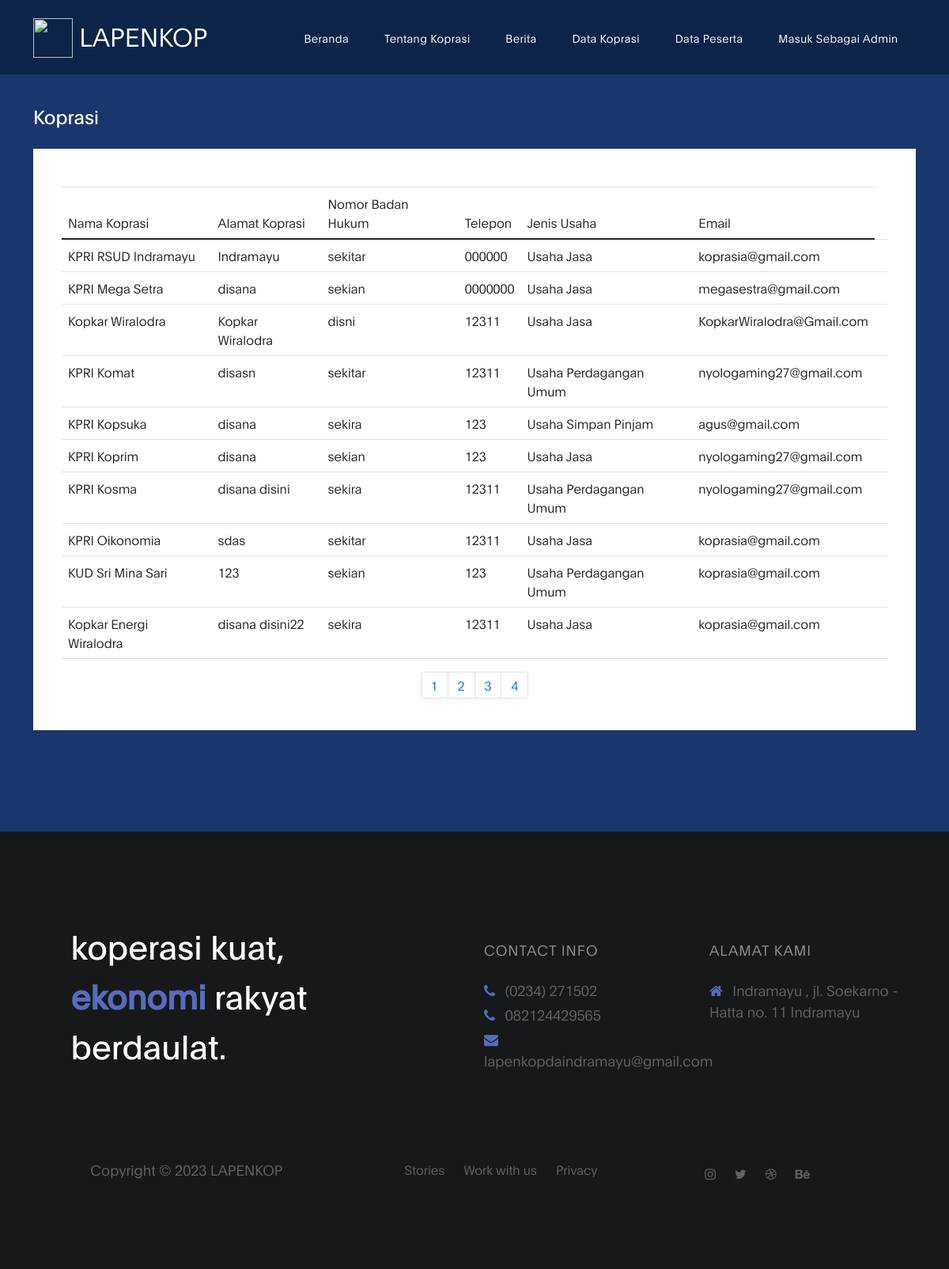
/main-pengunjung.php?module=koprasi, run on the app's committed database.
### tables this page shows
CREATE TABLE `tbl_koprasi` (
  `id_koprasi` int(50) NOT NULL,
  `nama_koprasi` varchar(50) NOT NULL,
  `alamat` varchar(50) NOT NULL,
  `badan_hukum` varchar(50) NOT NULL,
  `telepon` varchar(50) NOT NULL,
  `jenis_usaha` enum('Usaha Simpan Pinjam','Usaha Perdagangan Umum','Usaha Jasa') NOT NULL,
  `email` text NOT NULL,
  `jadwal_pelatihan` date NOT NULL
);

### main-pengunjung.php (the view, shortened to what this page needs)
<!DOCTYPE html>
<html lang="en">
<head>
  <link rel="stylesheet" href="assets/css/bootstrap.min.css">
  <link rel="stylesheet" href="assets/css/font-awesome.min.css">
  <link rel="stylesheet" href="assets/css/aos.css">
  <link rel="stylesheet" href="assets/css/owl.carousel.min.css">
  <link rel="stylesheet" href="assets/css/owl.theme.default.min.css">
  <link href="https://cdn.jsdelivr.net/npm/bootstrap@5.0.2/dist/css/bootstrap.min.css" rel="stylesheet">
  <link rel="stylesheet" href="assets/css/templatemo-digital-trend.css">
  <link rel="stylesheet" type="text/css" href="assets/sweetalert2/sweetalert2.css">
</head>
<body>
  <nav class="navbar fixed-top navbar-expand-lg">
    <div class="container">
      <a class="navbar-brand" href="#">
        <img src="https://cdn.discordapp.com/attachments/1086877082870616145/1113408262004551730/favicon.png" alt="" width="50" height="50" class="d-inline-block align-text-top">
        LAPENKOP
      </a>
      <div class="collapse navbar-collapse" id="navbarNav">
        <ul class="navbar-nav ml-auto">
          <li class="nav-item">
            <a href="?module=dashboard" class="nav-link smoothScroll">Beranda</a>
          </li>
          <li class="nav-item">
            <a href="?module=dashboard" class="nav-link smoothScroll">Tentang Koprasi</a>
          </li>
          <li class="nav-item">
            <a href="?module=berita" class="nav-link smoothScroll">Berita</a>
          </li>
          <li class="nav-item">
            <a href="main-pengunjung.php?module=koprasi" class="nav-link smoothScroll">Data Koprasi</a>
          </li>
          <li class="nav-item">
            <a href="main-pengunjung.php?module=peserta" class="nav-link">Data Peserta</a>
          </li>
          <li class="nav-item">
            <a class="nav-link" data-toggle="modal" data-target="#exitpage" href="">Masuk Sebagai Admin</a>
          </li>
        </ul>
      </div>
    </div>
  </nav>
  <br>
  <br>
  <?php include "content-pengunjung.php"; ?>
  <footer class="site-footer">
    <div class="container">
      <div class="row">
        <div class="col-lg-5 mx-lg-auto col-md-8 col-10">
          <h1 class="text-white" data-aos="fade-up" data-aos-delay="100"> koperasi kuat, <strong>ekonomi</strong> rakyat berdaulat.</h1>
        </div>
        <div class="col-lg-3 col-md-6 col-12" data-aos="fade-up" data-aos-delay="200">
          <h4 class="my-4">Contact Info</h4>
          <p class="mb-1">
            <i class="fa fa-phone mr-2 footer-icon"></i>
            (0234) 271502
          </p>
          <p class="mb-1">
            <i class="fa fa-phone mr-2 footer-icon"></i>
            082124429565
          </p>
          <p>
            <a href="#">
              <i class="fa fa-envelope mr-2 footer-icon"></i>
              lapenkopdaindramayu@gmail.com
            </a>
          </p>
        </div>
        <div class="col-lg-3 col-md-6 col-12" data-aos="fade-up" data-aos-delay="300">
          <h4 class="my-4">Alamat Kami</h4>
          <p class="mb-1">
            <i class="fa fa-home mr-2 footer-icon"></i>
            Indramayu , jl. Soekarno - Hatta no. 11 Indramayu
          </p>
        </div>
        <div class="col-lg-4 mx-lg-auto text-center col-md-8 col-12" data-aos="fade-up" data-aos-delay="400">
          <p class="copyright-text">Copyright &copy; 2023 LAPENKOP
            <br>
        </div>
        <div class="col-lg-4 mx-lg-auto col-md-6 col-12" data-aos="fade-up" data-aos-delay="500">
          <ul class="footer-link">
            <li><a href="#">Stories</a></li>
            <li><a href="#">Work with us</a></li>
            <li><a href="#">Privacy</a></li>
          </ul>
        </div>
        <div class="col-lg-3 mx-lg-auto col-md-6 col-12" data-aos="fade-up" data-aos-delay="600">
          <ul class="social-icon">
            <li><a href="#" class="fa fa-instagram"></a></li>
            <li><a href="#" class="fa fa-twitter"></a></li>
            <li><a href="#" class="fa fa-dribbble"></a></li>
            <li><a href="#" class="fa fa-behance"></a></li>
          </ul>
        </div>
      </div>
    </div>
  </footer>
</body>
</html>

### views/pengunjung/data_koprasi/koprasi.php (shortened to what this page needs)
<section class="hero hero-bg d-flex justify-content-center align-items-center">
  <div class="container">
    <?php
    $db = dbConnect();
    if ($db->connect_errno == 0) {
      $jumlahItemPerHalaman = 10;
      $halamanSaatIni = isset($_GET['halaman']) ? $_GET['halaman'] : 1;
      $offset = ($halamanSaatIni - 1) * $jumlahItemPerHalaman;
      $queryTotalItem = "SELECT COUNT(*) as total FROM tbl_koprasi";
      $resultTotalItem = mysqli_query($db, $queryTotalItem);
      $rowTotalItem = mysqli_fetch_assoc($resultTotalItem);
      $totalItem = $rowTotalItem['total'];
      $totalHalaman = ceil($totalItem / $jumlahItemPerHalaman);
    ?>
      <div class="d-flex flex-column flex-lg-row mb-4">
        <div class="flex-grow-1 d-flex align-items-center">
          <h3 class="text-white">Koprasi</h3>
        </div>
      </div>
      <div class="bg-white rounded-4 shadow-sm p-4 mb-5">
        <br>
        <div class="container">
          <table class="table">
            <thead>
              <tr>
                <th scope="col">Nama Koprasi</th>
                <th scope="col">Alamat Koprasi</th>
                <th scope="col">Nomor Badan Hukum</th>
                <th scope="col">Telepon</th>
                <th scope="col">Jenis Usaha</th>
                <th scope="col">Email</th>
              </tr>
            </thead>
            <tbody>
              <?php
              $sql = "select * from tbl_koprasi LIMIT $offset, $jumlahItemPerHalaman";
              $res = $db->query($sql);
              if ($res) {
                $data = $res->fetch_row();
                do {
                  list($id_koprasi, $nama_koprasi, $alamat, $badan_hukum, $telepon, $jenis_usaha, $email) = $data;
              ?>
                  <tr>
                    <td><?= $nama_koprasi ?></td>
                    <td><?= $alamat ?></td>
                    <td><?= $badan_hukum ?></td>
                    <td><?= $telepon ?></td>
                    <td><?= $jenis_usaha ?></td>
                    <td><?= $email ?></td>
                    <td>
                    <?php
                  } while ($data = $res->fetch_row());
                    ?>
          </table>
          <div class="row">
            <nav aria-label="Page navigation example">
              <ul class="pagination justify-content-center">
                <?php for ($i = 1; $i <= $totalHalaman; $i++) { ?>
                  <li class="page-item"><a class="page-link" href="?module=koprasi&halaman=<?php echo $i; ?>"><?php echo $i; ?></a></li>
                <?php } ?>
              </ul>
            </nav>
          </div>
        </div>
      </div>
  </div>
<?php
              } else
                echo "<div style='color: white'>Gagal Eksekusi SQL" . (DEVELOPMENT ? " : " . $db->error : "") . "<br></div>";
            } else
              echo "<div style='color: white'>Gagal koneksi" . (DEVELOPMENT ? " : " . $db->connect_error : "") . "<br></div>";
?>
</section>

### assets/css/templatemo-digital-trend.css (style rules this page uses)
:root { --primary-color: #19376D; --secondary-color: #576CBC; --white-color: #ffffff; --dark-color: #171819; --project-bg: #f0f8ff; --menu-bg: #0B2447; --title-color: #15141a; --gray-color: #909090; --link-color: #404040; --p-color: #666262; --base-font-family: 'Plain-Light', sans-serif; --title-font-family: 'Plain-Regular', sans-serif; --font-bold-family: 'Plain-Bold', sans-serif; --font-weight-bold: bold; --h1-font-size: 42px; --h2-font-size: 32px; --h3-font-size: 24px; --p-font-size: 18px; --base-font-size: 16px; --menu-font-size: 14px; --border-radius-large: 100px; --border-radius-small: 5px; }
body { background: var(--white-color); font-family: var(--base-font-family); }
h1,h2,h3,h4,h5,h6 { font-family: var(--title-font-family); line-height: inherit; }
h1 { color: var(--title-color); font-size: var(--h1-font-size); }
h3 { font-size: var(--h3-font-size); font-weight: 100; margin-bottom: 0; }
h4 { color: var(--gray-color); font-family: var(--base-font-family); font-size: var(--p-font-size); letter-spacing: 1px; text-transform: uppercase; }
p { color: var(--p-color); font-size: var(--p-font-size); line-height: 1.5em; }
b, strong { letter-spacing: 0; color: var(--secondary-color); }
* { -webkit-box-sizing: border-box; -moz-box-sizing: border-box; box-sizing: border-box; }
*::before, *::after { -webkit-box-sizing: border-box; -moz-box-sizing: border-box; box-sizing: border-box; }
a { color: var(--link-color); font-weight: normal; text-decoration: none; }
.navbar { background: var(--menu-bg); z-index: 1; top: 0; right: 0; left: 0; padding: 1rem; }
.navbar-brand { color: var(--white-color); font-size: var(--h2-font-size); }
.nav-link { color: var(--white-color); font-size: var(--menu-font-size); letter-spacing: 0.4px; margin: 0 1.6em; padding: 0.6em; }
.navbar-expand-lg .navbar-nav .nav-link { padding-right: 0; padding-left: 0; }
.hero { position: relative; padding: 5em 0; overflow: hidden; }
.hero-bg { background: var(--primary-color) ; }
.site-footer { background: var(--dark-color); padding: 7em 0 6em 0; }
.site-footer a { color: var(--p-color); }
.site-footer a:hover, .footer-icon { color: var(--secondary-color); }
.footer-link li { display: inline-block; list-style: none; margin: 0 10px; }
.copyright-text, .footer-link, .site-footer .social-icon { margin-top: 6em; }
.copyright-text { margin-top: 5.3em; }
.social-icon { position: relative; padding: 0; margin: 4em 0 0 0; }
.social-icon li { display: inline-block; list-style: none; }
.social-icon li a { text-decoration: none; display: inline-block; font-size: var(--base-font-size); margin: 10px; text-align: center; }

### data on the page
tbl_koprasi: nama_koprasi "KPRI RSUD Indramayu", alamat "Indramayu", badan_hukum "sekitar", telepon "000000", jenis_usaha "Usaha Jasa", email "koprasia@gmail.com"
tbl_koprasi: nama_koprasi "KPRI Mega Setra", alamat "disana", badan_hukum "sekian", telepon "0000000", jenis_usaha "Usaha Jasa", email "megasestra@gmail.com"
tbl_koprasi: nama_koprasi "Kopkar Wiralodra", alamat "Kopkar Wiralodra", badan_hukum "disni", telepon "12311", jenis_usaha "Usaha Jasa", email "KopkarWiralodra@Gmail.com"
tbl_koprasi: nama_koprasi "KPRI Komat", alamat "disasn", badan_hukum "sekitar", telepon "12311", jenis_usaha "Usaha Perdagangan Umum", email "nyologaming27@gmail.com"
tbl_koprasi: nama_koprasi "KPRI Kopsuka", alamat "disana", badan_hukum "sekira", telepon "123", jenis_usaha "Usaha Simpan Pinjam", email "agus@gmail.com"
tbl_koprasi: nama_koprasi "KPRI Koprim", alamat "disana", badan_hukum "sekian", telepon "123", jenis_usaha "Usaha Jasa", email "nyologaming27@gmail.com"
tbl_koprasi: nama_koprasi "KPRI Kosma", alamat "disana disini", badan_hukum "sekira", telepon "12311", jenis_usaha "Usaha Perdagangan Umum", email "nyologaming27@gmail.com"
tbl_koprasi: nama_koprasi "KPRI Oikonomia", alamat "sdas", badan_hukum "sekitar", telepon "12311", jenis_usaha "Usaha Jasa", email "koprasia@gmail.com"
tbl_koprasi: nama_koprasi "KUD Sri Mina Sari", alamat "123", badan_hukum "sekian", telepon "123", jenis_usaha "Usaha Perdagangan Umum", email "koprasia@gmail.com"
tbl_koprasi: nama_koprasi "Kopkar Energi Wiralodra", alamat "disana disini22", badan_hukum "sekira", telepon "12311", jenis_usaha "Usaha Jasa", email "koprasia@gmail.com"
